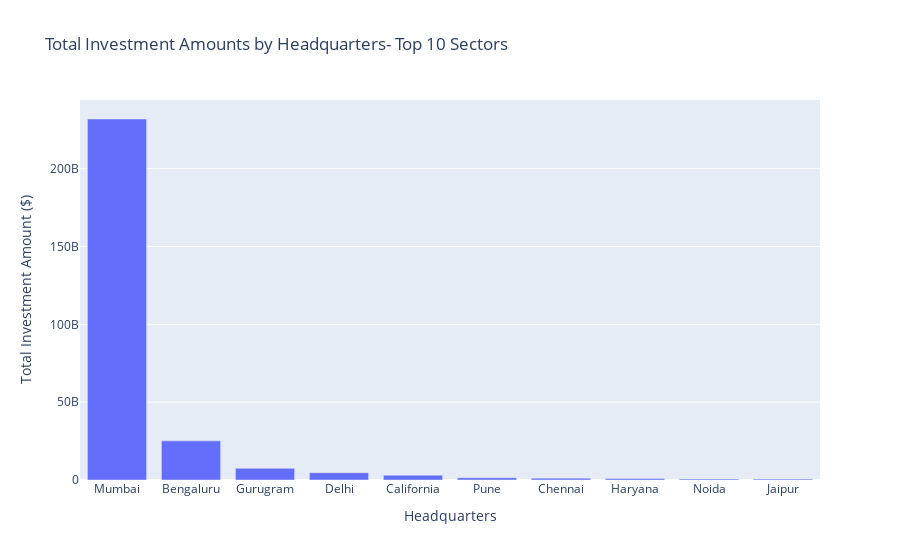

This figure's notebook cell:
### Code cell
# Clustered Bar Chart of Investment Amounts by Headquarters
headquarter_investment = final_dataset.groupby('headquarter')['amount($)'].sum().nlargest(10).reset_index()
fig = px.bar(headquarter_investment, x='headquarter', y='amount($)', title='Total Investment Amounts by Headquarters- Top 10 Sectors')
fig.update_layout(xaxis_title='Headquarters', yaxis_title='Total Investment Amount ($)')
fig.show()

### Figure 1 — Plotly figure (JSON) as saved in the notebook; plotly's stock layout.template omitted (floating-point values rounded to 4 significant figures)
{"data": [{"alignmentgroup": "True", "hovertemplate": "headquarter=%{x}<br>amount($)=%{y}<extra></extra>", "legendgroup": "", "marker": {"color": "#636efa", "pattern": {"shape": ""}}, "name": "", "offsetgroup": "", "orientation": "v", "showlegend": false, "textposition": "auto", "type": "bar", "x": ["Mumbai", "Bengaluru", "Gurugram", "Delhi", "California", "Pune", "Chennai", "Haryana", "Noida", "Jaipur"], "xaxis": "x", "y": [231900000000.0, 25150000000.0, 7498000000.0, 4699000000.0, 3079237536, 1468000000.0, 1204000000.0, 938807596, 693876124, 603975518], "yaxis": "y"}], "layout": {"barmode": "relative", "legend": {"tracegroupgap": 0}, "title": {"text": "Total Investment Amounts by Headquarters- Top 10 Sectors"}, "xaxis": {"anchor": "y", "domain": [0, 1], "title": {"text": "Headquarters"}}, "yaxis": {"anchor": "x", "domain": [0, 1], "title": {"text": "Total Investment Amount ($)"}}}}
